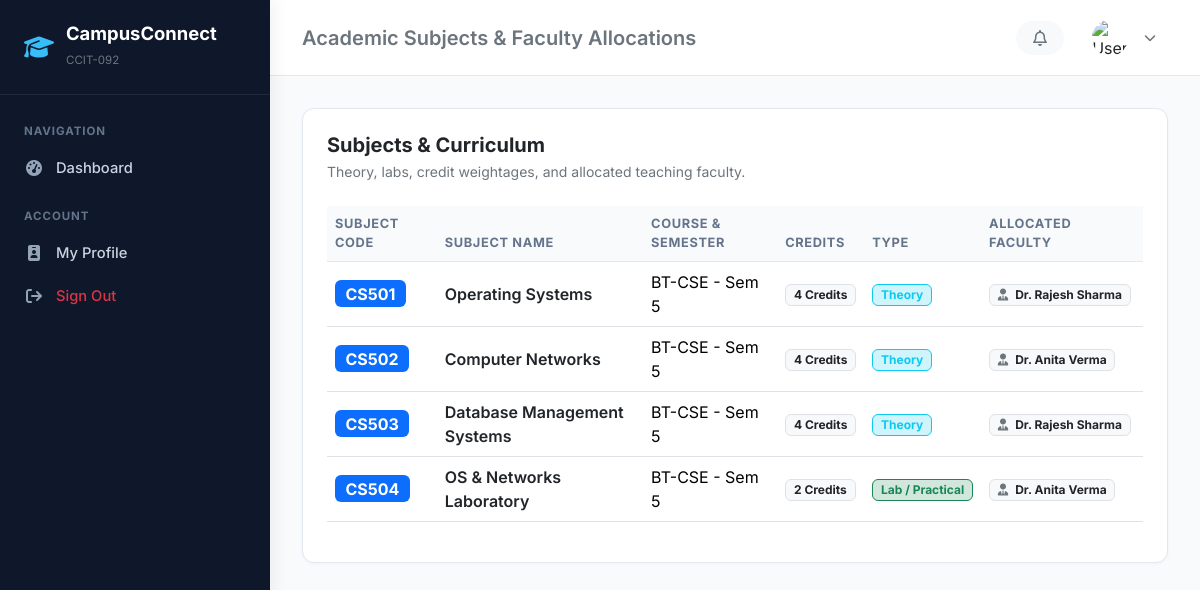
The app's page /academics/subjects/ with its own data.
### academics/models.py (models this page shows, shortened)
class Subject(models.Model):
    TYPE_THEORY = 'THEORY'
    TYPE_PRACTICAL = 'PRACTICAL'
    TYPE_HYBRID = 'HYBRID'
    TYPE_CHOICES = [
        (TYPE_THEORY, 'Theory'),
        (TYPE_PRACTICAL, 'Practical / Lab'),
        (TYPE_HYBRID, 'Hybrid'),
    ]
    code = models.CharField(max_length=20, unique=True)
    name = models.CharField(max_length=150)
    semester = models.ForeignKey(Semester, on_delete=models.CASCADE, related_name='subjects')
    credits = models.PositiveSmallIntegerField(default=4)
    subject_type = models.CharField(max_length=20, choices=TYPE_CHOICES, default=TYPE_THEORY)
    class Meta:
        ordering = ['code']

class Semester(models.Model):
    course = models.ForeignKey(Course, on_delete=models.CASCADE, related_name='semesters')
    semester_number = models.PositiveSmallIntegerField()  # 1 to 8
    academic_session = models.ForeignKey(AcademicSession, on_delete=models.CASCADE, related_name='semesters')
    class Meta:
        ordering = ['course', 'semester_number']
        unique_together = ('course', 'semester_number', 'academic_session')

class Course(models.Model):
    department = models.ForeignKey(Department, on_delete=models.CASCADE, related_name='courses')
    name = models.CharField(max_length=150)
    code = models.CharField(max_length=20, unique=True)
    duration_years = models.PositiveSmallIntegerField(default=4)
    total_semesters = models.PositiveSmallIntegerField(default=8)
    class Meta:
        ordering = ['code']

class SubjectAllocation(models.Model):
    subject = models.ForeignKey(Subject, on_delete=models.CASCADE, related_name='allocations')
    faculty = models.ForeignKey('faculty.Faculty', on_delete=models.CASCADE, related_name='allocated_subjects')
    academic_session = models.ForeignKey(AcademicSession, on_delete=models.CASCADE, related_name='allocations')
    is_active = models.BooleanField(default=True)
    created_at = models.DateTimeField(auto_now_add=True)
    class Meta:
        unique_together = ('subject', 'faculty', 'academic_session')

### faculty/models.py (models this page shows, shortened)
class Faculty(models.Model):
    DESIGNATION_CHOICES = [
        ('PROFESSOR', 'Professor'),
        ('ASSOC_PROF', 'Associate Professor'),
        ('ASST_PROF', 'Assistant Professor'),
        ('HOD', 'Head of Department (HOD)'),
        ('LECTURER', 'Lecturer / Adjunct Faculty'),
    ]
    user = models.OneToOneField(settings.AUTH_USER_MODEL, on_delete=models.CASCADE, related_name='faculty_profile')
    employee_id = models.CharField(max_length=30, unique=True)
    department = models.ForeignKey(Department, on_delete=models.CASCADE, related_name='faculty_members')
    designation = models.CharField(max_length=30, choices=DESIGNATION_CHOICES, default='ASST_PROF')
    qualification = models.CharField(max_length=150, default='Ph.D. / M.Tech')
    joining_date = models.DateField(null=True, blank=True)
    cabin_number = models.CharField(max_length=50, blank=True, null=True)
    emergency_contact = models.CharField(max_length=20, blank=True, null=True)
    is_active = models.BooleanField(default=True)
    class Meta:
        verbose_name_plural = "Faculty Members"
        ordering = ['department', 'employee_id']
    @property
    def full_name(self):
        return self.user.get_full_name() or self.user.username

### accounts/models.py (models this page shows, shortened)
class CustomUser(AbstractUser):
    ROLE_ADMIN = 'ADMIN'
    ROLE_FACULTY = 'FACULTY'
    ROLE_STUDENT = 'STUDENT'
    ROLE_CHOICES = [
        (ROLE_ADMIN, 'Administrator'),
        (ROLE_FACULTY, 'Faculty / Professor'),
        (ROLE_STUDENT, 'Student'),
    ]
    role = models.CharField(max_length=20, choices=ROLE_CHOICES, default=ROLE_STUDENT)
    phone = models.CharField(max_length=15, blank=True, null=True)
    profile_picture = models.ImageField(upload_to='profiles/', blank=True, null=True)
    address = models.TextField(blank=True, null=True)
    date_of_birth = models.DateField(blank=True, null=True)

### academics/views.py (the view)
# urls.py: path('subjects/', views.SubjectListView.as_view(), name='subject_list'),
class SubjectListView(ListView):
    model = Subject
    template_name = 'academics/subject_list.html'
    context_object_name = 'subjects'
    paginate_by = 25
    def get_queryset(self):
        qs = Subject.objects.select_related('semester__course', 'semester__academic_session')
        dept_id = self.request.GET.get('department')
        if dept_id:
            qs = qs.filter(semester__course__department_id=dept_id)
        return qs
    def get_context_data(self, **kwargs):
        ctx = super().get_context_data(**kwargs)
        ctx['departments'] = Department.objects.all()
        ctx['selected_dept'] = self.request.GET.get('department', '')
        return ctx

### accounts/context_processors.py (called while the page is built, shortened)
def user_role_context(request):
    context = {
        'COLLEGE_NAME': getattr(settings, 'COLLEGE_NAME', 'CampusConnect Institute of Technology'),
        'COLLEGE_CODE': getattr(settings, 'COLLEGE_CODE', 'CCIT-092'),
        'user_role': 'GUEST',
        'is_admin': False,
        'is_faculty': False,
        'is_student': False,
        'unread_notices_count': 0,
    }
    return context

### templates/academics/subject_list.html (shortened to what this page needs)
{% extends 'base.html' %}
{% block page_heading %}Academic Subjects & Faculty Allocations{% endblock %}
{% block content %}
<div class="card p-4">
    <div class="d-flex justify-content-between align-items-center mb-4">
        <div>
            <h5 class="fw-bold mb-1">Subjects & Curriculum</h5>
            <p class="text-secondary small mb-0">Theory, labs, credit weightages, and allocated teaching faculty.</p>
        </div>
    </div>
    <div class="table-responsive">
        <table class="table table-hover align-middle">
            <thead>
                <tr>
                    <th>Subject Code</th>
                    <th>Subject Name</th>
                    <th>Course & Semester</th>
                    <th>Credits</th>
                    <th>Type</th>
                    <th>Allocated Faculty</th>
                </tr>
            </thead>
            <tbody>
                {% for s in subjects %}
                    <tr>
                        <td><span class="badge bg-primary fs-6">{{ s.code }}</span></td>
                        <td class="fw-semibold text-dark">{{ s.name }}</td>
                        <td>{{ s.semester.course.code }} - Sem {{ s.semester.semester_number }}</td>
                        <td><span class="badge bg-light text-dark border">{{ s.credits }} Credits</span></td>
                        <td>
                            {% if s.subject_type == 'THEORY' %}
                                <span class="badge bg-info-subtle text-info border border-info">Theory</span>
                            {% elif s.subject_type == 'PRACTICAL' %}
                                <span class="badge bg-success-subtle text-success border border-success">Lab / Practical</span>
                            {% else %}
                                <span class="badge bg-warning-subtle text-warning border border-warning">Hybrid</span>
                            {% endif %}
                        </td>
                        <td>
                            {% for alloc in s.allocations.all %}
                                <span class="badge bg-light text-dark border"><i class="fa-solid fa-user-tie text-secondary me-1"></i> {{ alloc.faculty.full_name }}</span>
                            {% empty %}
                                <span class="text-danger small">Unallocated</span>
                            {% endfor %}
                        </td>
                    </tr>
                {% empty %}
                    <tr><td colspan="6" class="text-center py-4 text-muted">No subjects registered yet.</td></tr>
                {% endfor %}
            </tbody>
        </table>
    </div>
</div>
{% endblock %}

### templates/base.html (style rules this page uses)
:root { --brand-primary: #1e3a8a; --brand-secondary: #3b82f6; --brand-accent: #0ea5e9; --bg-canvas: #f8fafc; --sidebar-bg: #0f172a; --sidebar-hover: #1e293b; --card-border: #e2e8f0; }
body { font-family: 'Inter', -apple-system, BlinkMacSystemFont, sans-serif; background-color: var(--bg-canvas); color: #1e293b; min-height: 100vh; }
.card { border: 1px solid var(--card-border); border-radius: 12px; box-shadow: 0 1px 3px rgba(0,0,0,0.04); background-color: #fff; }
.table thead th { font-size: 0.8rem; text-transform: uppercase; letter-spacing: 0.05em; color: #64748b; background-color: #f8fafc; border-bottom: 1px solid var(--card-border); }

### records on screen
Subject: code "CS501", name "Operating Systems", semester.course.code "BT-CSE", semester.semester_number "5", credits "4", subject_type "Theory"
SubjectAllocation: faculty.full_name "Dr. Rajesh Sharma"
Subject: code "CS502", name "Computer Networks", semester.course.code "BT-CSE", semester.semester_number "5", credits "4", subject_type "Theory"
SubjectAllocation: faculty.full_name "Dr. Anita Verma"
Subject: code "CS503", name "Database Management Systems", semester.course.code "BT-CSE", semester.semester_number "5", credits "4", subject_type "Theory"
SubjectAllocation: faculty.full_name "Dr. Rajesh Sharma"
Subject: code "CS504", name "OS & Networks Laboratory", semester.course.code "BT-CSE", semester.semester_number "5", credits "2", subject_type "Lab / Practical"
SubjectAllocation: faculty.full_name "Dr. Anita Verma"

### other values on screen
{{ COLLEGE_CODE }} "CCIT-092"
